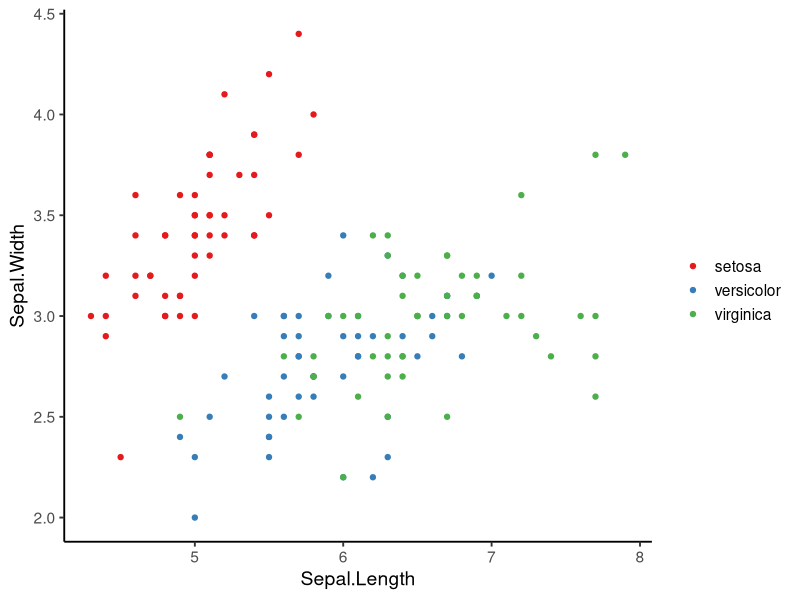
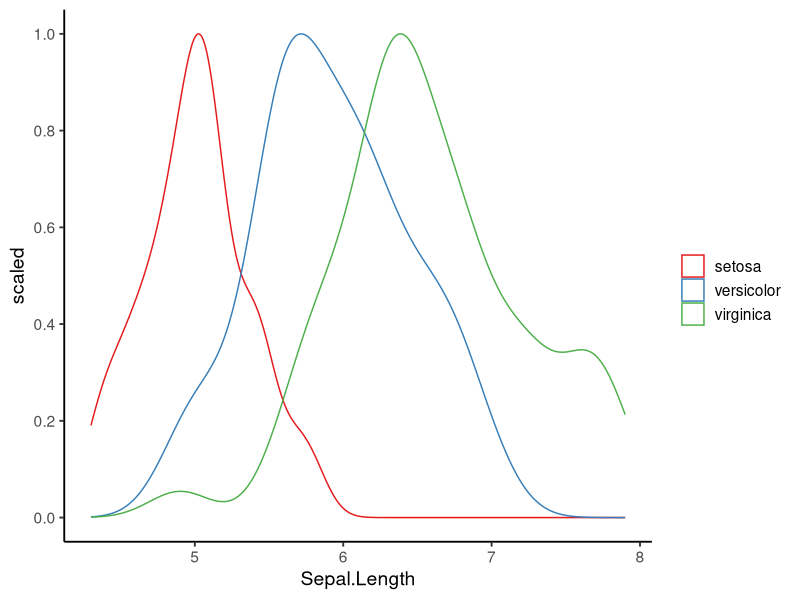
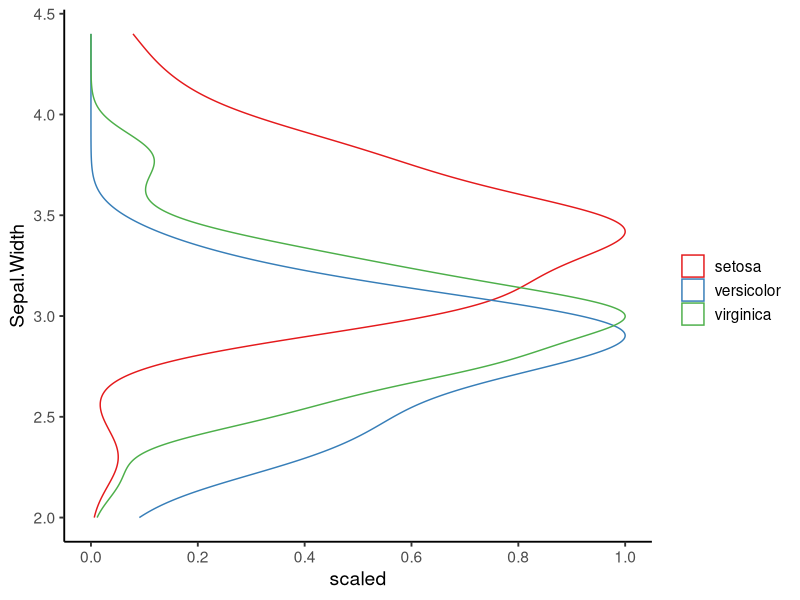
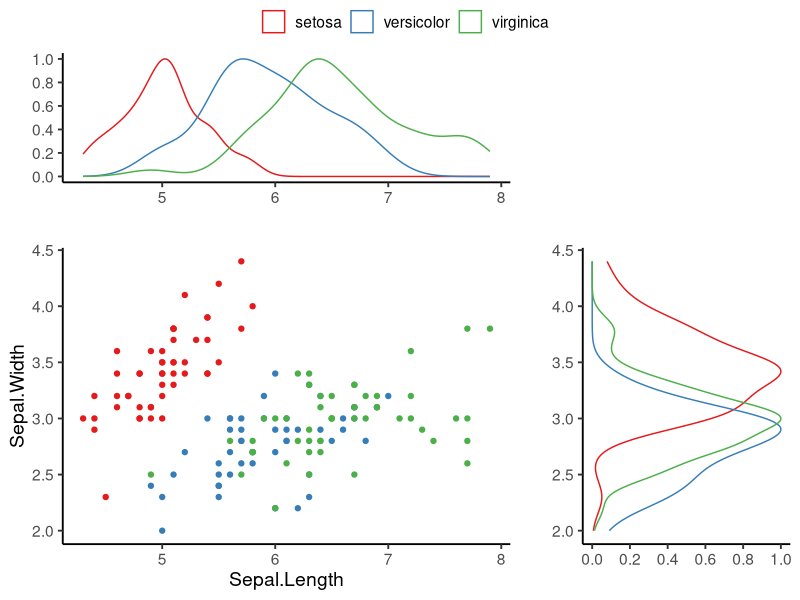
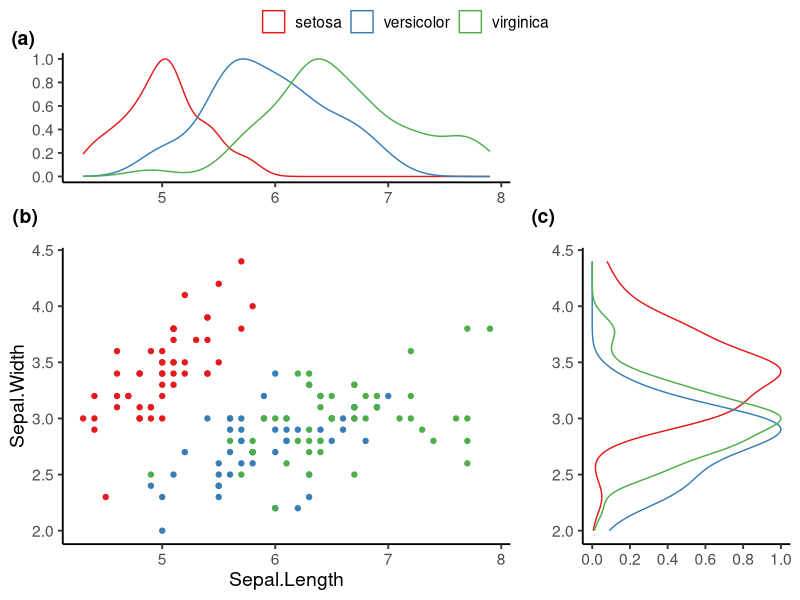
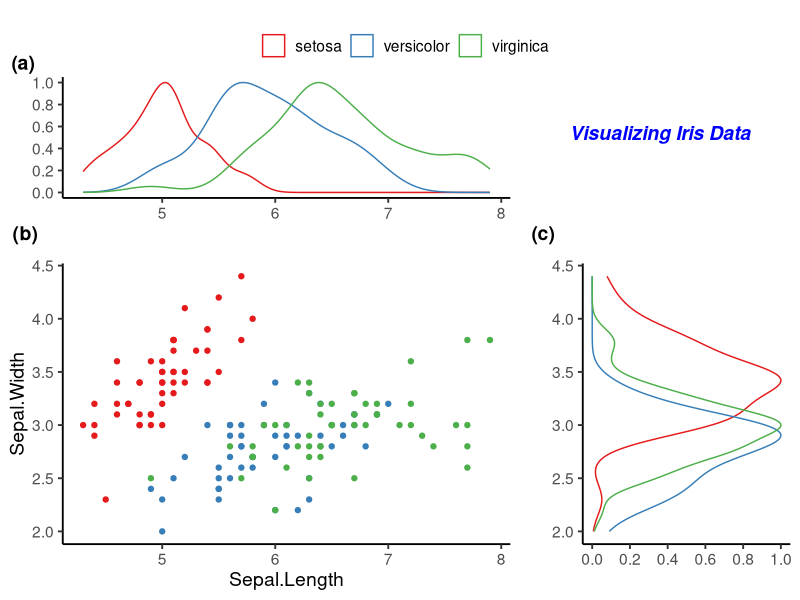
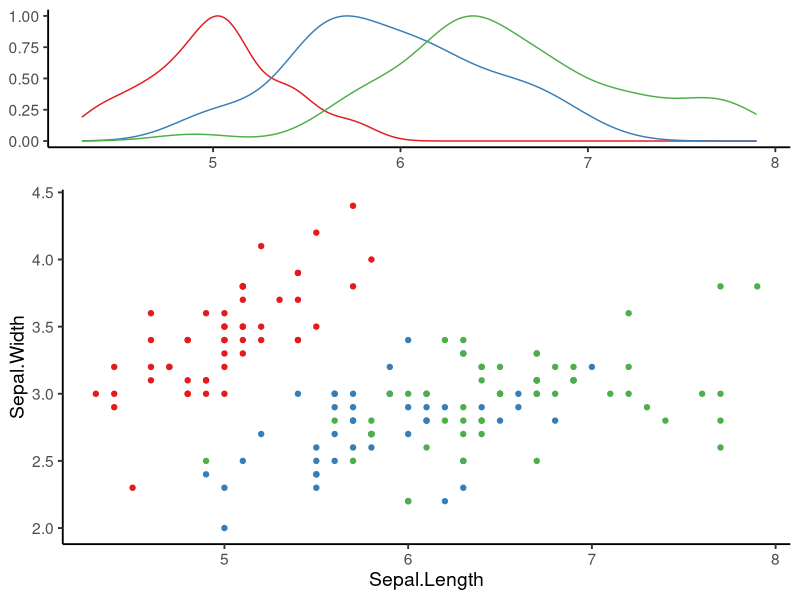
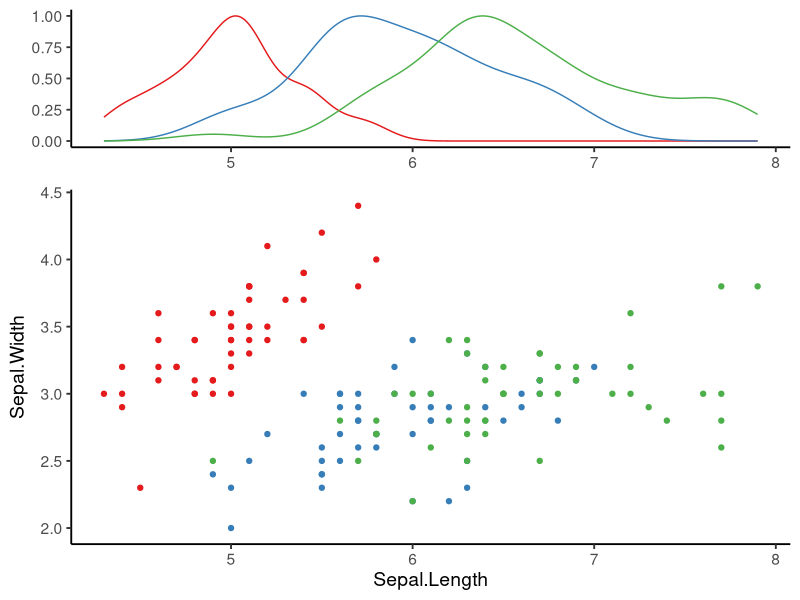

Generate these figures, in order, with R:
## ---- chunk 1
knitr::opts_chunk$set(message = F, 
                      error = F, 
                      warning = F)

## ---- chunk 2
library(tidyverse)

### 1. A scatterplot of Sepal.Length vs. Sepal.Width
P1 <- ggplot(iris, aes(x = Sepal.Length, y = Sepal.Width, color = Species)) + 
  geom_point() + 
  scale_color_brewer(palette = "Set1", name = "") + 
  theme_classic(base_size = 14)

### 2. Density plot of Sepal.Length
P2 <- ggplot(iris, aes(x = Sepal.Length, color = Species)) + 
  geom_density(aes(y = ..scaled..)) + 
  scale_color_brewer(palette = "Set1", name = "") + 
  theme_classic(base_size = 14) + 
  scale_y_continuous(breaks = seq(0, 1, 0.2))

### 3. Density plot of Sepal.Width
P3 <- ggplot(iris, aes(x = Sepal.Width, color = Species)) + 
  geom_density(aes(y = ..scaled..)) + 
  scale_color_brewer(palette = "Set1", name = "") + 
  theme_classic(base_size = 14) + 
  scale_y_continuous(breaks = seq(0, 1, 0.2)) +
  coord_flip()
  
P1
P2
P3

## ---- chunk 3
library(ggpubr)

P_arrg_1 <- ggarrange(P2 + labs(x = "", y = ""),  # remove the axis labels
                      NULL,  # you can add an empty plot using "NULL" to create a white space in the graphic device
                      P1, 
                      P3 + labs(x = "", y = ""), 
                      nrow = 2,  # split the graphic device into two rows
                      ncol = 2,  # split the graphic device into two columns
                      widths = c(0.65, 0.35),  # the widths of the two columns
                      heights = c(0.35, 0.65),  # the heights of the two rows
                      common.legend = T)  # use the same legend for all plots

P_arrg_1

## ---- chunk 4
P_arrg_2 <- ggarrange(P2 + labs(x = "", y = ""),  
                      NULL,
                      P1, 
                      P3 + labs(x = "", y = ""), 
                      nrow = 2, 
                      ncol = 2,
                      widths = c(0.65, 0.35),  
                      heights = c(0.35, 0.65),  
                      common.legend = T,
                      labels = c("(a)", "", "(b)", "(c)"),  # the panel labels for each plot (also an empty string for the "NULL" plot)
                      label.x = c(0, 0, 0, 0),  # the x positions of the labels
                      label.y = c(1.1, 1.1, 1.1, 1.1))  # the y positions of the labels

P_arrg_2

## ---- chunk 5
P_arrg_3 <- annotate_figure(P_arrg_2,
                            top = text_grob("Visualizing Iris Data", 
                                            color = "blue", 
                                            face = "bold.italic", 
                                            size = 14, 
                                            x = 0.825, 
                                            y = 1, 
                                            vjust = 10))

P_arrg_3

## ---- chunk 6
### A scatterplot of Sepal.Length vs. Sepal.Width
P4 <- ggplot(iris, aes(x = Sepal.Length, y = Sepal.Width, color = Species)) + 
  geom_point(show.legend = F) + 
  scale_color_brewer(palette = "Set1", name = "") + 
  theme_classic(base_size = 14)

### Density plot of Sepal.Length
P5 <- ggplot(iris, aes(x = Sepal.Length, color = Species)) + 
  geom_density(aes(y = ..scaled..), show.legend = F) + 
  scale_color_brewer(palette = "Set1", name = "") +
  labs(x = NULL, y = NULL) +
  theme_classic(base_size = 14) 

### The y-axes of the two plots are not aligned by default
ggarrange(P5, 
          P4,
          nrow = 2,
          heights = c(0.3, 0.7))
## ---- chunk 7
### The y-axes of the two plots are now vertically aligned
ggarrange(P5, 
          P4,
          nrow = 2,
          heights = c(0.3, 0.7),
          align = "v")

## ---- chunk 8
library(tidyverse)

### 1. A scatterplot of Sepal.Length vs. Sepal.Width
P1 <- ggplot(iris, aes(x = Sepal.Length, y = Sepal.Width, color = Species)) + 
  geom_point(show.legend = F) + 
  scale_color_brewer(palette = "Set1", name = "") + 
  theme_classic(base_size = 14)

### 2. Density plot of Sepal.Length
P2 <- ggplot(iris, aes(x = Sepal.Length, color = Species)) + 
  geom_density(aes(y = ..scaled..)) + 
  scale_color_brewer(palette = "Set1", name = "") + 
  theme_classic(base_size = 14) + 
  scale_y_continuous(breaks = seq(0, 1, 0.2))

### 3. Density plot of Sepal.Width
P3 <- ggplot(iris, aes(x = Sepal.Width, color = Species)) + 
  geom_density(aes(y = ..scaled..), show.legend = F) + 
  scale_color_brewer(palette = "Set1", name = "") + 
  theme_classic(base_size = 14) + 
  scale_y_continuous(breaks = seq(0, 1, 0.2)) +
  coord_flip()
  
P1
P2
P3

## ---- chunk 9
library(cowplot)

ggdraw() + 
  draw_plot(P2 + labs(x = "", y = ""), x = 0, y = 0.65, width = 0.925, height = 0.3) + 
  draw_plot(P1, x = 0, y = 0, width = 0.65, height = 0.65) +
  draw_plot(P3 + labs(x = "", y = ""), x = 0.65, y = 0, width = 0.3, height = 0.65)

## ---- chunk 10
ggdraw() + 
  draw_plot(P2 + labs(x = "", y = ""), x = 0, y = 0.65, width = 0.925, height = 0.3) + 
  draw_plot(P1, x = 0, y = 0, width = 0.65, height = 0.65) +
  draw_plot(P3 + labs(x = "", y = ""), x = 0.65, y = 0, width = 0.3, height = 0.65) + 
  draw_text(c("(a)", "(b)", "(c)"), x = c(0.075, 0.075, 0.725), y = c(0.975, 0.675, 0.675)) + 
  draw_text("Visualizing Iris Data", x = 0.5, y = 0.975, color = "blue", size = 14, fontface = "italic") 

## ---- chunk 11
# install.packages("magick")
ggdraw() + 
  draw_plot(P2 + labs(x = "", y = ""), x = 0, y = 0.65, width = 0.925, height = 0.3) + 
  draw_plot(P1, x = 0, y = 0, width = 0.65, height = 0.65) +
  draw_plot(P3 + labs(x = "", y = ""), x = 0.65, y = 0, width = 0.3, height = 0.65) + 
  draw_text(c("(a)", "(b)", "(c)"), x = c(0.075, 0.075, 0.725), y = c(0.975, 0.675, 0.675)) + 
  draw_text("Visualizing Iris Data", x = 0.5, y = 0.975, color = "blue", size = 14, fontface = "italic") +
  draw_image("https://archive.ics.uci.edu/ml/assets/MLimages/Large53.jpg", x = 0.75, y = 0.9, width = 0.1, height = 0.1)

## ---- chunk 12
### 1. A scatterplot of Sepal.Length vs. Sepal.Width
P1 <- ggplot(iris, aes(x = Sepal.Length, y = Sepal.Width, color = Species)) + 
  geom_point(show.legend = F) + 
  scale_color_brewer(palette = "Set1", name = "") + 
  theme_classic(base_size = 14) + 
  scale_x_continuous(limits = c(3, NA)) + 
  scale_y_continuous(limits = c(1, NA))

### 2. Density plot of Sepal.Length
P2 <- ggplot(iris, aes(x = Sepal.Length, color = Species)) + 
  geom_density(aes(y = ..scaled..), show.legend = F) + 
  scale_color_brewer(palette = "Set1", name = "") + 
  theme_classic(base_size = 14) + 
  scale_x_continuous(limits = c(3, NA)) + 
  scale_y_continuous(breaks = seq(0, 1, 0.2))

### 3. Density plot of Sepal.Width
P3 <- ggplot(iris, aes(x = Sepal.Width, color = Species)) + 
  geom_density(aes(y = ..scaled..), show.legend = F) + 
  scale_color_brewer(palette = "Set1", name = "") + 
  theme_classic(base_size = 14) + 
  scale_x_continuous(limits = c(1, NA)) + 
  scale_y_continuous(breaks = seq(0, 1, 0.2)) +
  coord_flip()

### 4. Extract the legend from the scatterplot
P1_legned <- ggplot(iris, aes(x = Sepal.Length, y = Sepal.Width, color = Species)) + 
  geom_point() + 
  scale_color_brewer(palette = "Set1", name = "") + 
  theme_classic(base_size = 14) + 
  scale_x_continuous(limits = c(3, NA)) + 
  scale_y_continuous(limits = c(1, NA))

P_legend <- get_legend(P1_legned)

### 5. Inset boxplots 
P5 <- ggplot(iris, aes(x = Species, y = Sepal.Length, color = Species)) + 
  geom_boxplot(show.legend = F, outlier.shape = NA) + 
  scale_y_continuous(limits = c(3, NA)) + 
  scale_color_brewer(palette = "Set1", name = "") + 
  coord_flip() + 
  theme_classic(base_size = 14) + 
  scale_x_discrete(labels = c("1", "2", "3")) + 
  theme(axis.title = element_text(color = "transparent"),
        axis.text = element_text(color = "transparent"),
        axis.line = element_line(color = "transparent"),
        axis.ticks = element_line(color = "transparent"),
        panel.background = element_blank(),
        plot.background = element_blank())
  
P6 <- ggplot(iris, aes(x = Species, y = Sepal.Width, color = Species)) + 
  geom_boxplot(show.legend = F, outlier.shape = NA) + 
  scale_y_continuous(limits = c(1, NA)) + 
  scale_color_brewer(palette = "Set1", name = "") +
  theme_classic(base_size = 14) + 
  scale_x_discrete(labels = c("1", "2", "3")) + 
  theme(axis.title = element_text(color = "transparent"),
        axis.text = element_text(color = "transparent"),
        axis.line = element_line(color = "transparent"),
        axis.ticks = element_line(color = "transparent"),
        panel.background = element_blank(),
        plot.background = element_blank())

### Put everything together
ggdraw() + 
  draw_plot(P2 + labs(x = "", y = ""), x = -0.025, y = 0.65, width = 0.7, height = 0.3) + 
  draw_plot(P1, x = 0, y = 0, width = 0.65, height = 0.65) +
  draw_plot(P3 + labs(x = "", y = ""), x = 0.65, y = 0, width = 0.3, height = 0.65) + 
  draw_text(c("(a)", "(b)", "(c)"), x = c(0.075, 0.075, 0.725), y = c(0.975, 0.675, 0.675)) + 
  draw_text("Visualizing Iris Data", x = 0.5, y = 0.975, color = "blue", size = 14, fontface = "italic") +
  draw_grob(P_legend, x = 0.75, y = 0.75, width = 0.1, height = 0.1) + 
  draw_image("https://archive.ics.uci.edu/ml/assets/MLimages/Large53.jpg", x = 0.75, y = 0.85, width = 0.1, height = 0.1) + 
  draw_plot(P5, x = 0, y = 0.025, width = 0.65, height = 0.2) + 
  draw_plot(P6, x = 0.025, y = 0, width = 0.2, height = 0.65)

